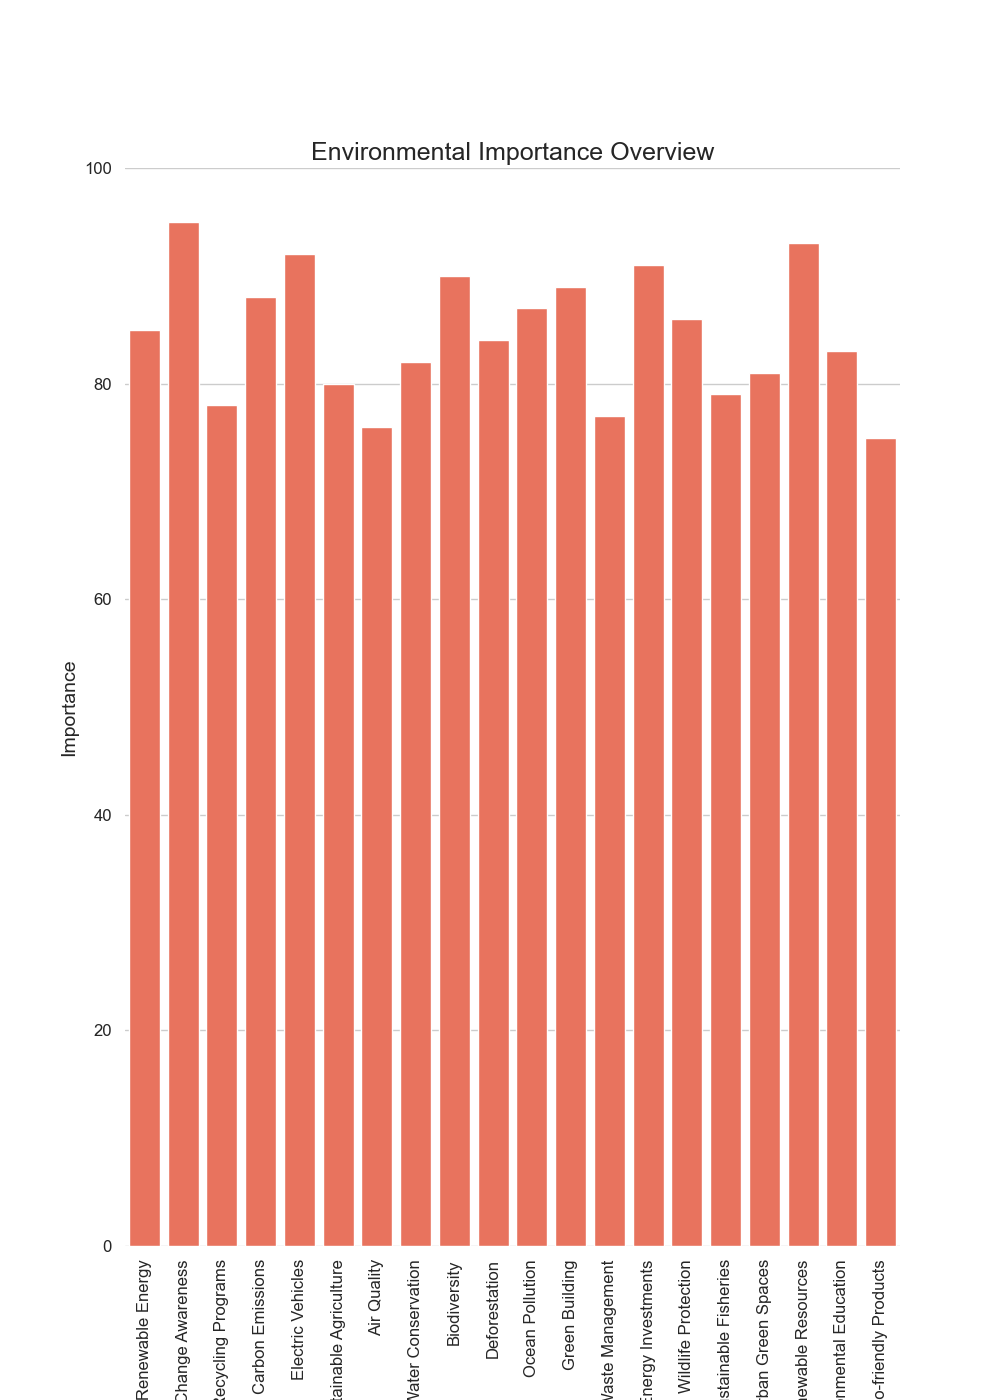

This chart was generated by the following Python code:

import seaborn as sns
import pandas as pd
import matplotlib.pyplot as plt

data = {
    'Topic': ['Renewable Energy', 'Climate Change Awareness', 'Recycling Programs', 'Carbon Emissions', 'Electric Vehicles',
              'Sustainable Agriculture', 'Air Quality', 'Water Conservation', 'Biodiversity', 'Deforestation',
              'Ocean Pollution', 'Green Building', 'Waste Management', 'Clean Energy Investments', 'Wildlife Protection',
              'Sustainable Fisheries', 'Urban Green Spaces', 'Renewable Resources', 'Environmental Education', 'Eco-friendly Products'],
    'Importance': [85, 95, 78, 88, 92, 80, 76, 82, 90, 84, 87, 89, 77, 91, 86, 79, 81, 93, 83, 75]
}

df = pd.DataFrame(data)

sns.set_theme(style="whitegrid")

plt.figure(figsize=(10, 14))  
barplot = sns.barplot(x='Topic', y='Importance', data=df, color="#FF6347")  

barplot.set(ylim=(0, 100))  
sns.despine(left=True, bottom=True)

plt.title('Environmental Importance Overview', fontsize=18)
plt.xlabel('Topic', fontsize=14)
plt.ylabel('Importance', fontsize=14)
plt.xticks(rotation=90, fontsize=12)
plt.yticks(fontsize=12)

plt.show()
